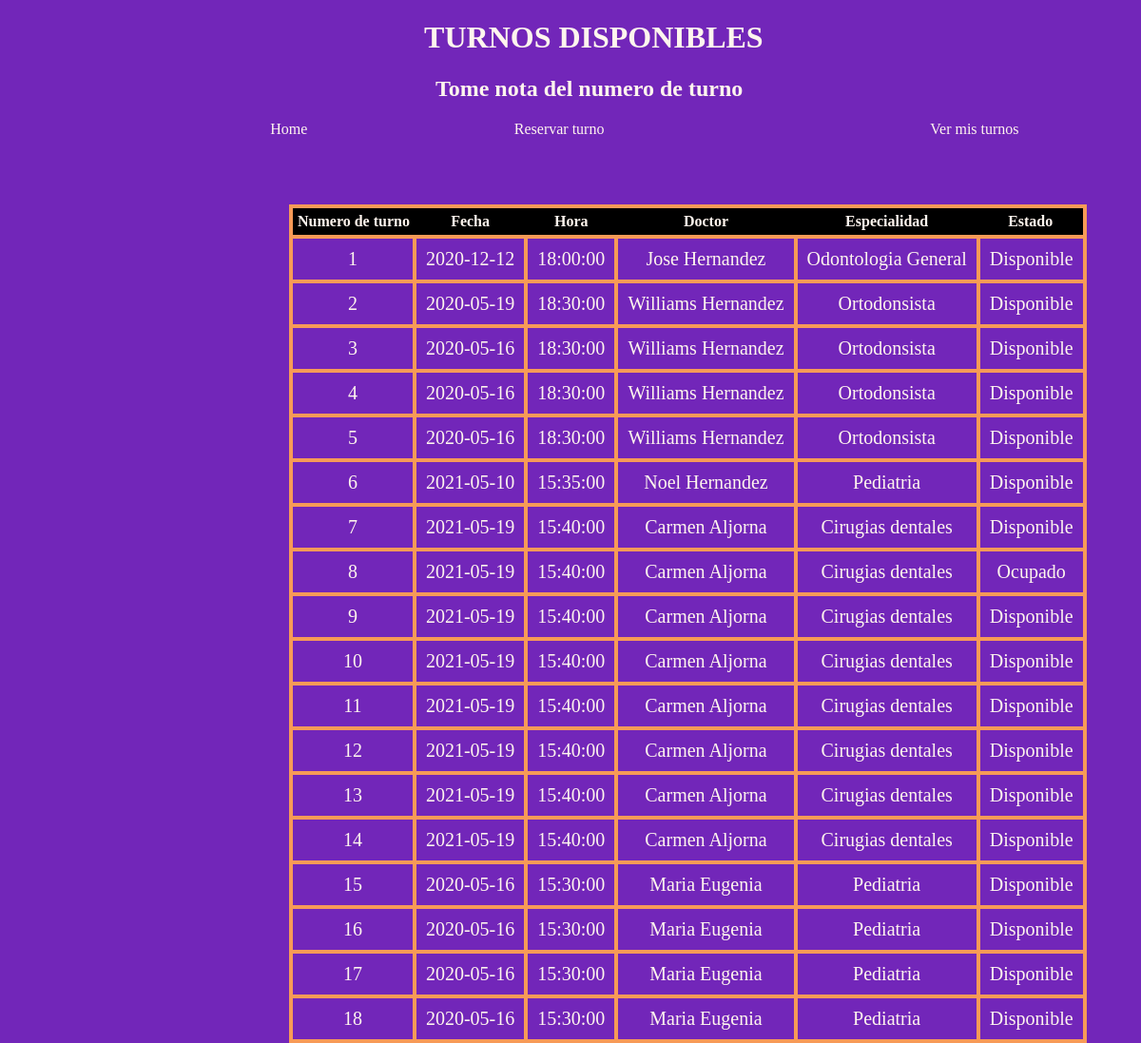
Page /tusonrisa/turnos/disponibles/ on the earlier database version.
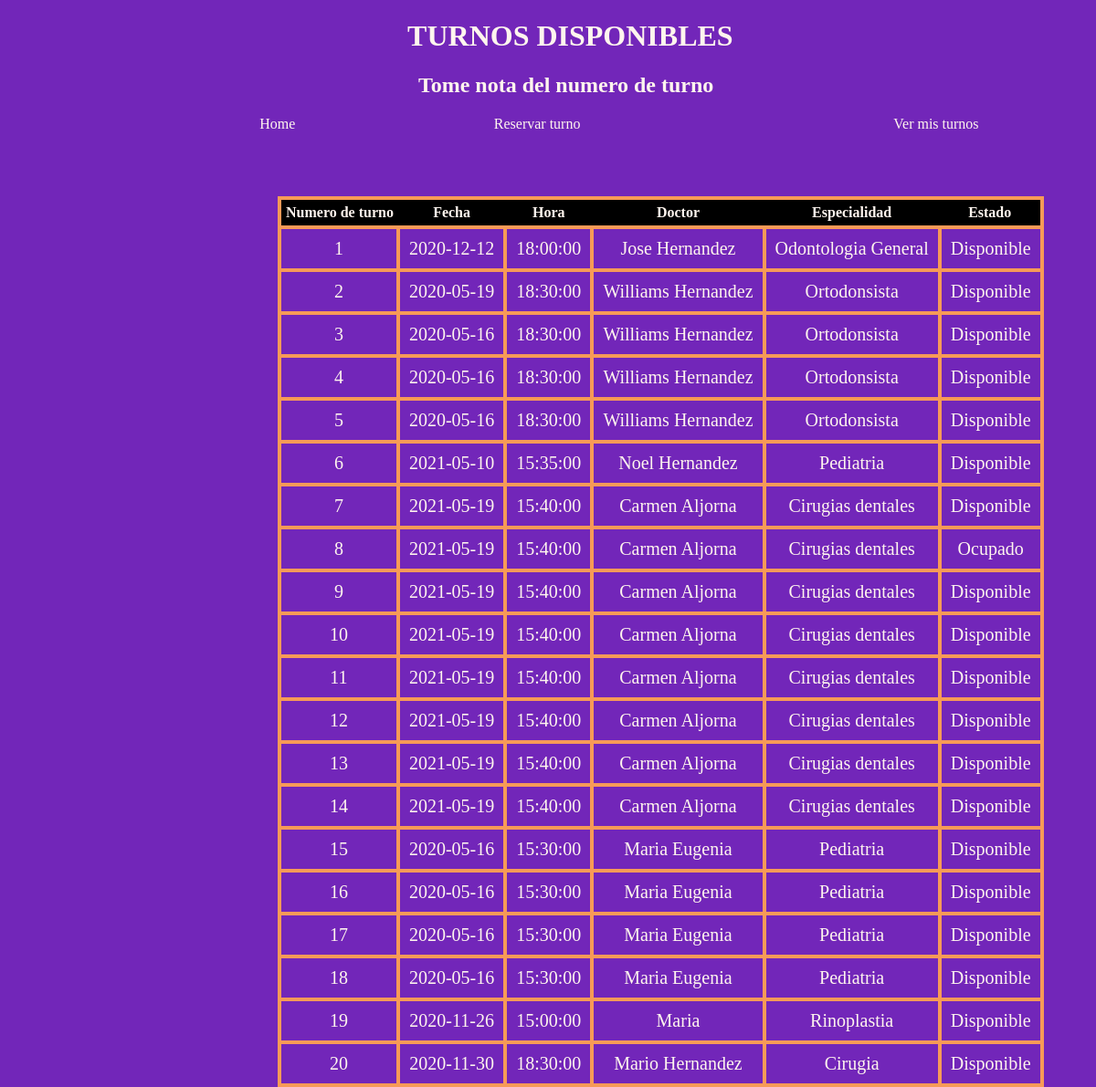
Same page on the later database version.
### Doctores/models.py (models this page shows)
class TurnosDisponibles(models.Model):
    Fecha = models.DateField()
    Hora = models.TimeField()
    Doctor = models.CharField(max_length=128)
    Especialidad = models.CharField(max_length=128)

### Doctores/views.py (the view)
# urls.py: path('turnos/disponibles/', views.mostrando_turnos, name="Turnos libres"),
def mostrando_turnos(request):
    conex = sqlite3.connect("db.sqlite3")
    cursor = conex.cursor()
    sql = (
        "SELECT CASE WHEN j.Fecha = c.Apellido THEN j.id ELSE j.id END  AS 'Numero de turno', CASE WHEN j.Fecha = c.Apellido THEN j.Fecha ELSE Fecha END  AS Fecha, CASE WHEN j.Fecha = c.Apellido THEN j.Hora ELSE Hora END  AS Hora, CASE WHEN j.Fecha = c.Apellido THEN j.Doctor ELSE Doctor END  AS Doctor, CASE WHEN j.Fecha = c.Apellido THEN j.Especialidad ELSE Especialidad END  AS Especialidad, CASE WHEN j.id = c.ID_Turno_Disponible THEN 'Ocupado' ELSE 'Disponible' END As Estado FROM Doctores_turnosdisponibles AS j LEFT JOIN Doctores_turnosasignados AS c ON j.id = c.ID_Turno_Disponible"
    )
    cursor.execute(sql)
    turnos = cursor.fetchall()
    ctx = {"turno":turnos}
    return render(request, 'turnos_disponibles.html', ctx)

### Templates/turnos_disponibles.html
{% load static %}
<!DOCTYPE html>
    <html>
        <head>
            <link rel="stylesheet" href="{% static 'css/turnos_libres/turnos_disponibles.css'%}">
        </head>
        <body>
            <header >
                <h1>TURNOS DISPONIBLES</h1>
                <h2>Tome nota del numero de turno</h2>
            </header>
            <nav>
                <a class = "Reserva" href="{% url 'Turnos' %}">Reservar turno</a>
                <a class = "Homes" href="{% url 'Home' %}">Home</a>
                <a class ="Turnos" href="{% url 'Turnos_de_los_pacientes' %}">Ver mis turnos</a>
            </nav>
            <table>
                <tr>
                    <th>Numero de turno</th>
                    <th>Fecha</th>
                    <th>Hora</th>
                    <th>Doctor</th>
                    <th>Especialidad</th>
                    <th>Estado</th>
                </tr>
            {% for turnos in turno %}
                <tr>
                    <td> {{ turnos.0 }}</td>
                    <td>{{ turnos.1 }}</td>
                    <td>{{ turnos.2 }}</td>
                    <td>{{ turnos.3 }}</td>
                    <td> {{ turnos.4 }}</td>
                    <td>{{ turnos.5 }}</td>
                </tr>
            {% endfor %}
            </table>
        </body>
    </html>

### Doctores/static/css/turnos_libres/turnos_disponibles.css (style rules this page uses)
h1 { position: relative; top: 10%; left: 37%; color: seashell; width: 360px; }
h2 { position: relative; color: seashell; left: 38%; width: 330px; }
body { background: rgb(114, 38, 185); }
table { position: relative; top: 70px; left: 25%; border: 4px solid rgb(247, 154, 87); border-collapse: collapse; }
td { border: 4px solid rgb(247, 154, 87); color: seashell; text-align: center; font-size: 17px; padding: 10px; font-size: 20px; }
th { color: seashell; border: 1px; background: black; text-align: center; padding: 5px; }
a { text-decoration: none; color: seashell; }
nav .Homes { position: relative; left: 15%; }
nav .Reserva { position: relative; left: 45%; }
nav .Turnos { position: relative; left: 70%; }

Differences in the rows shown:
added TurnosDisponibles: id "19", Fecha "2020-11-26", Hora "15:00:00", Doctor "Maria", Especialidad "Rinoplastia", turnos "Disponible"
added TurnosDisponibles: id "20", Fecha "2020-11-30", Hora "18:30:00", Doctor "Mario Hernandez", Especialidad "Cirugia", turnos "Disponible"
